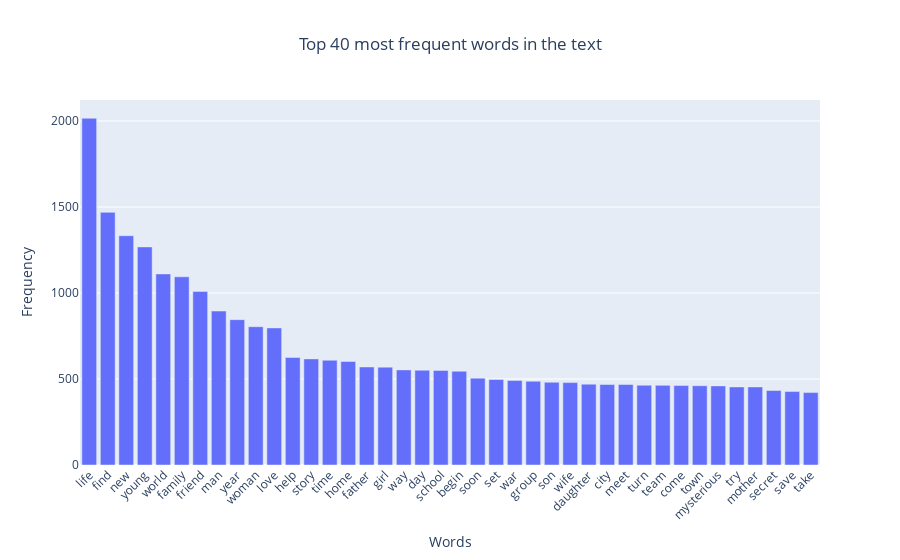

Notebook code cell kept with this figure:
### Markdown cell above
After removing stop words, we can observe that meaningful content words like "life", "young", "world", "family", "love" have emerged as the most frequent terms. This is an improvement over our case with stopwords

However, these common content words still appear frequently across multiple genres and don't necessarily help distinguish between them.

### Code cell
import nltk
from nltk.corpus import stopwords
from nltk.stem import WordNetLemmatizer
import string

nltk.download('stopwords')
nltk.download('wordnet')

stop_words = set(stopwords.words('english')) | set(stop_words_spacy)
lemmatizer = WordNetLemmatizer()

def clean_text(text):
    text = text.translate(str.maketrans('', '', string.punctuation))
    text = text.lower()
    tokens = text.split()
    tokens = [lemmatizer.lemmatize(word) for word in tokens if word not in stop_words]
    return ' '.join(tokens)

df_clean['cleaned_overview'] = df_clean['overview'].apply(clean_text)
most_frequent_words(df_clean["cleaned_overview"], 40)

### Figure 1 — Plotly figure (JSON) as saved in the notebook; plotly's stock layout.template omitted (floating-point values rounded to 4 significant figures)
{"data": [{"type": "bar", "x": ["life", "find", "new", "young", "world", "family", "friend", "man", "year", "woman", "love", "help", "story", "time", "home", "father", "girl", "way", "day", "school", "begin", "soon", "set", "war", "group", "son", "wife", "daughter", "city", "meet", "turn", "team", "come", "town", "mysterious", "try", "mother", "secret", "save", "take"], "y": [2016, 1469, 1333, 1268, 1111, 1094, 1009, 895, 845, 804, 797, 625, 617, 609, 602, 570, 569, 553, 551, 550, 545, 505, 497, 492, 487, 481, 479, 470, 468, 468, 464, 463, 462, 461, 460, 454, 454, 433, 427, 421]}], "layout": {"title": {"text": "Top 40 most frequent words in the text", "x": 0.5}, "xaxis": {"tickangle": -45, "title": {"text": "Words"}}, "yaxis": {"title": {"text": "Frequency"}}}}
